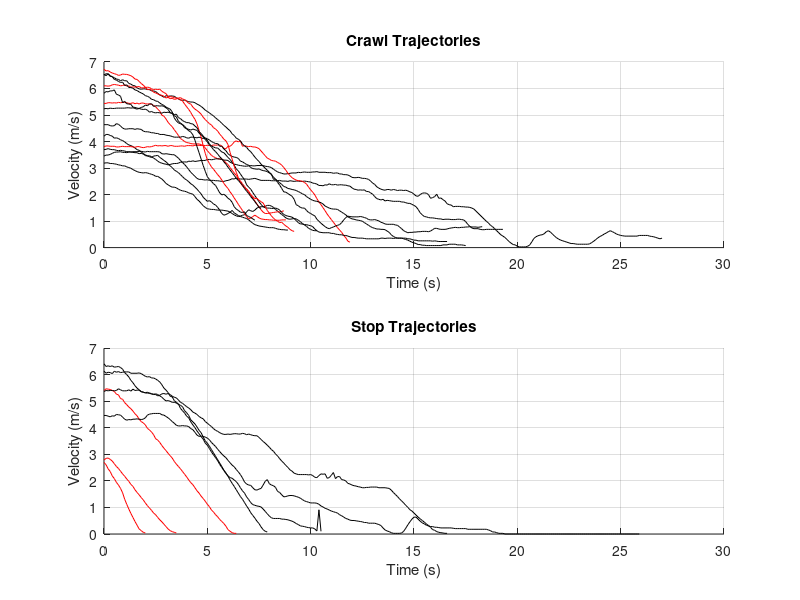
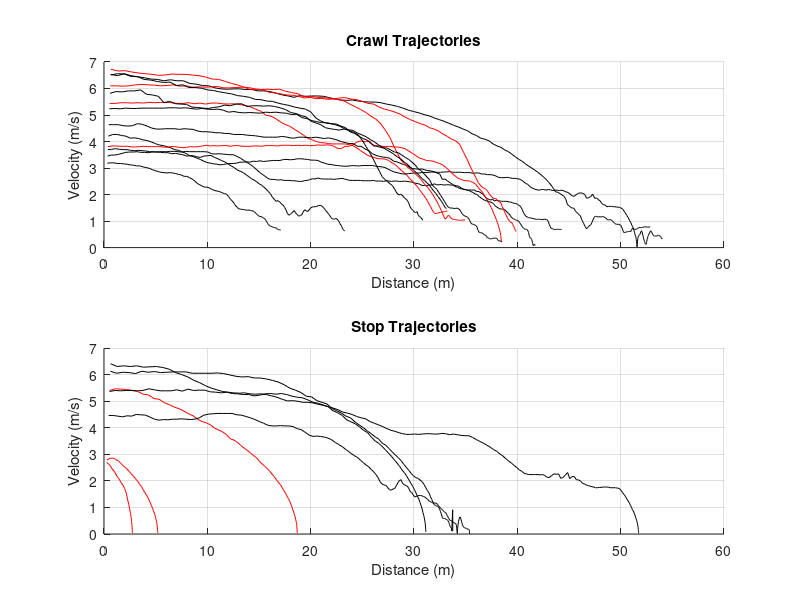
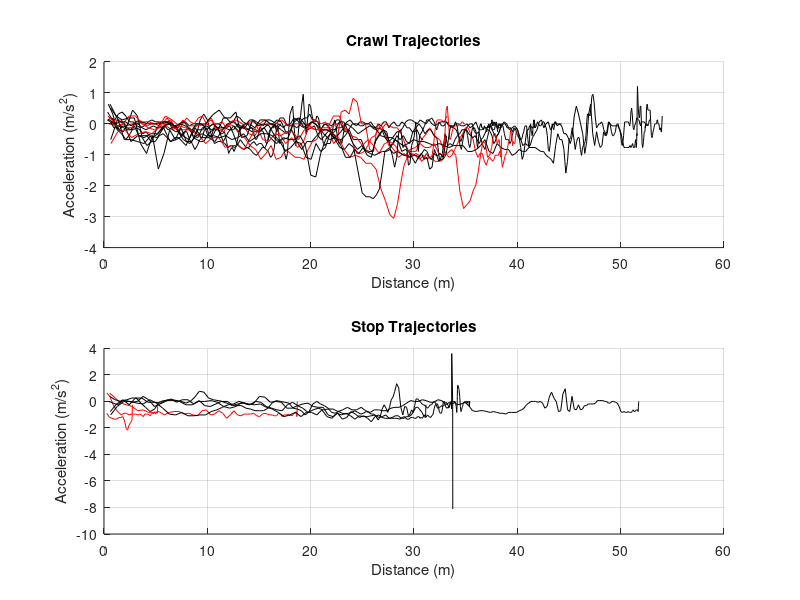

Write MATLAB code to recreate these figures, in order.
clc;
clear;

load("Combined_Trajectories.mat");


%% Calculating Acceleration and distance
%Crawl Trajectories
for i = 1:length(combined.CrawlTrajectories)
    
    VX = combined.CrawlTrajectories(i).Vx;
    t = combined.CrawlTrajectories(i).time_s;
    
    % Acceleration
    Ax = gradient(VX)./gradient(t);
    combined.CrawlTrajectories(i).Ax_ms2 = Ax;
    
    % Distance travelled until crossing (taken as the distance at the final velocity value)
    dt = gradient(t);
    dS = VX.*dt;  %element-wise
    d = cumsum(dS);     %cumulative distance
    
    combined.CrawlTrajectories(i).distance_m = d;
    
    
end

% Stop Trajectories
for i = 1:length(combined.StopTrajectories)
    
    VX = combined.StopTrajectories(i).Vx;
    t = combined.StopTrajectories(i).time_s;
    
    % Acceleration
    Ax = gradient(VX)./gradient(t);
    combined.StopTrajectories(i).Ax_ms2 = Ax;
    
    % Distance travelled until crossing (taken as the distance at the final velocity value)
    dt = gradient(t);
    dS = VX.*dt;  %element-wise
    d = cumsum(dS);     %cumulative distance
    combined.StopTrajectories(i).distance_m = d;
    
    
end

% save struct
%save("Combined_Trajectories.mat", 'combined')


%% Plotting velocity vs time:
% Crawl
figure(1)
subplot(2,1,1) %single pedestrian
hold on
for i = 1:length(combined.CrawlTrajectories)
    
    VX = combined.CrawlTrajectories(i).Vx;
    time = combined.CrawlTrajectories(i).time_s;
    
    if combined.CrawlTrajectories(i).isSinglePedestrian == 1
        plot(time, VX,'r')
    else
        plot(time, VX, 'k')
    end
        
end
grid on;
set(gcf, 'color', 'w')
xlabel('Time (s)')
ylabel('Velocity (m/s)')
title('Crawl Trajectories')


% Stop trajectories
subplot(2,1,2)
hold on
for i = 1:length(combined.StopTrajectories)
    
    VX = combined.StopTrajectories(i).Vx;
    time = combined.StopTrajectories(i).time_s;
    
    if combined.StopTrajectories(i).isSinglePedestrian == 1
        plot(time, VX,'r')
    else
        plot(time, VX, 'k')
    end
        
end
grid on;
xlabel('Time (s)')
ylabel('Velocity (m/s)')
title('Stop Trajectories')

%% Plotting: Velocity VS Distance
% Crawl
figure(2)
subplot(2,1,1) %single pedestrian
hold on
for i = 1:length(combined.CrawlTrajectories)
    
    VX = combined.CrawlTrajectories(i).Vx;
    Distance = combined.CrawlTrajectories(i).distance_m;
    
    if combined.CrawlTrajectories(i).isSinglePedestrian == 1
        plot(Distance, VX,'r')
    else
        plot(Distance, VX, 'k')
    end
        
end
grid on;
set(gcf, 'color', 'w')
xlabel('Distance (m)')
ylabel('Velocity (m/s)')
title('Crawl Trajectories')


% Stop trajectories
subplot(2,1,2)
hold on
for i = 1:length(combined.StopTrajectories)
    
    VX = combined.StopTrajectories(i).Vx;
    Distance = combined.StopTrajectories(i).distance_m;
    
    if combined.StopTrajectories(i).isSinglePedestrian == 1
        plot(Distance, VX,'r')
    else
        plot(Distance, VX, 'k')
    end
        
end
grid on;
xlabel('Distance (m)')
ylabel('Velocity (m/s)')
title('Stop Trajectories')

%% Plotting: Acceleration VS Distance
% Crawl
figure(3)
subplot(2,1,1) %single pedestrian
hold on
for i = 1:length(combined.CrawlTrajectories)
    
    AX = combined.CrawlTrajectories(i).Ax_ms2;
    Distance = combined.CrawlTrajectories(i).distance_m;
    
    if combined.CrawlTrajectories(i).isSinglePedestrian == 1
        plot(Distance, AX,'r')
    else
        plot(Distance, AX, 'k')
    end
        
end
grid on;
set(gcf, 'color', 'w')
xlabel('Distance (m)')
ylabel('Acceleration (m/s^2)')
title('Crawl Trajectories')


% Stop trajectories
subplot(2,1,2)
hold on
for i = 1:length(combined.StopTrajectories)
    
    AX = combined.StopTrajectories(i).Ax_ms2;
    Distance = combined.StopTrajectories(i).distance_m;
    
    if combined.StopTrajectories(i).isSinglePedestrian == 1
        plot(Distance, AX,'r')
    else
        plot(Distance, AX, 'k')
    end
        
end
grid on;
xlabel('Distance (m)')
ylabel('Acceleration (m/s^2)')
title('Stop Trajectories')
